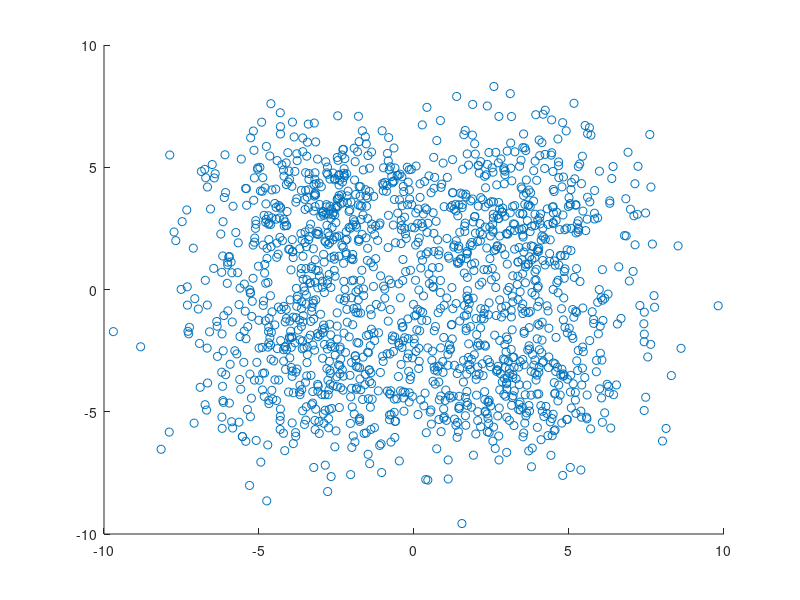

This chart was generated by the following MATLAB code:
% New Trial For DataSet Generation

% Generate a Dataset

clear 
clc

% Sample sizes
n(1) = 500;
n(2) = 500;
n(3) = 500;
n(4) = 500;

% mean values
mean(1).mu = [-3,-3];
mean(2).mu = [3,-3];
mean(3).mu = [-3,3];
mean(4).mu = [3,3];

L = [4, 0; 0, 4]; %radii control

theta = 45;
Q = [cosd(theta), -sind(theta); sind(theta), cosd(theta)]; 

C = Q * L * inv(Q);

% Covariance Matrices
cov(1).matrix = C;
cov(2).matrix = C;
cov(3).matrix = C;
cov(4).matrix = C;


D_1 = mvnrnd(mean(1).mu,cov(1).matrix,400);
D_2 = mvnrnd(mean(2).mu,cov(2).matrix,400);
D_3 = mvnrnd(mean(3).mu,cov(3).matrix,400);
D_4 = mvnrnd(mean(4).mu,cov(4).matrix,400);

data_set = [D_1; D_2;D_3;D_4];

fh(1) = figure(1);
clf(fh(1))
scatter(data_set(:,1), data_set(:,2))
xlim([-10, 10])
ylim([-10, 10])

save('DataSet.mat','data_set')
